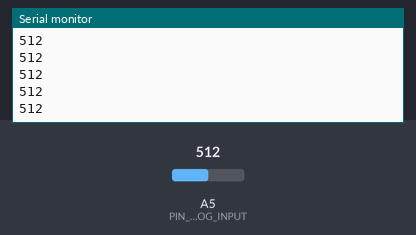
Recording of a sketch running on a simulated Arduino Uno, built with avr-gcc and run on an emulated ATmega328P. Shown: the last lines printed to the serial monitor. The test bench sets the inputs (shaded band); at power-on: A5 (PIN_ANALOG_INPUT) = 512.

Above: at 1.2 s.
1.3 s: A5 (PIN_ANALOG_INPUT) set to 716
At 1.31 s:
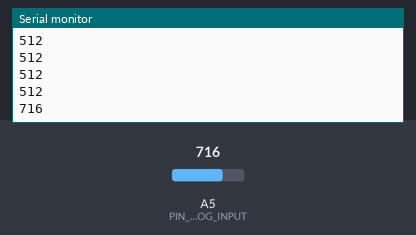
2.8 s: A5 (PIN_ANALOG_INPUT) set to 900
At 2.81 s:
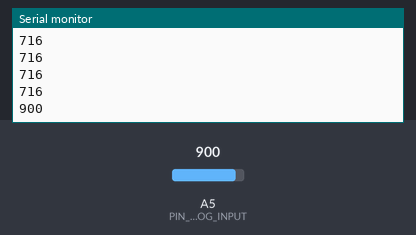
Timing chart, 0 to 5.8 s (numbered marks = the images above; inputs shaded):
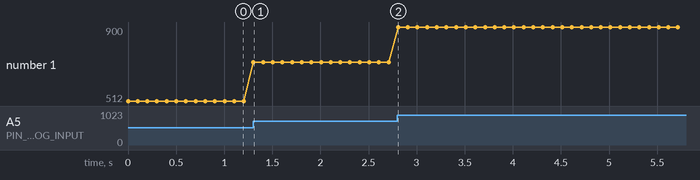

The sketch:

measure_voltage01.ino
```cpp
const int PIN_ANALOG_INPUT = 5;

void setup() {
  Serial.begin( 9600 );
}

void loop() {
  int i = analogRead( PIN_ANALOG_INPUT );
  Serial.println( i ); // 0 <= i =< 1023
  delay( 100 );
}
```

Measured:
- after the input at 1.3 s, the serial monitor: prints a new line at once (image 1)
- after the input at 2.8 s, the serial monitor: prints a new line at once (image 2)
- plotted number 1: 512 → 716 after the input at 1.3 s, 716 → 900 after the input at 2.8 s
